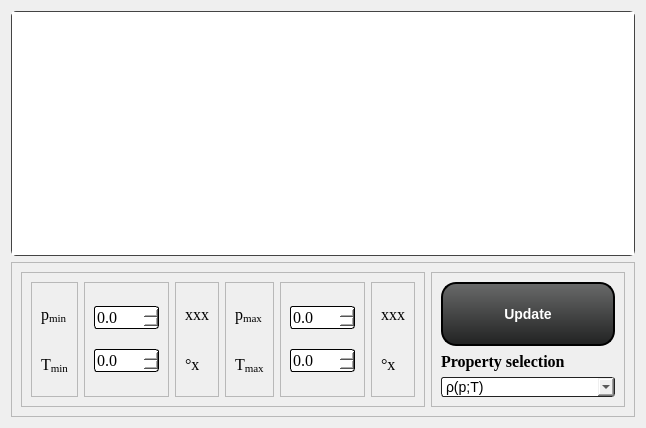
          <widget class="QWidget" name="pageDiagProps">
           <layout class="QVBoxLayout" name="verticalLayout_9">
            <item>
             <widget class="PlotWidget" name="graphicsView">
              <property name="sizePolicy">
               <sizepolicy hsizetype="Expanding" vsizetype="Expanding">
                <horstretch>0</horstretch>
                <verstretch>250</verstretch>
               </sizepolicy>
              </property>
              <property name="minimumSize">
               <size>
                <width>400</width>
                <height>245</height>
               </size>
              </property>
              <property name="styleSheet">
               <string notr="true">QGraphicsView {
    border: 1px solid #444;
	border-radius: 5px;	
}</string>
              </property>
              <property name="alignment">
               <set>Qt::AlignCenter</set>
              </property>
              <property name="resizeAnchor">
               <enum>QGraphicsView::NoAnchor</enum>
              </property>
             </widget>
            </item>
            <item>
             <widget class="QFrame" name="frame_94">
              <property name="frameShape">
               <enum>QFrame::StyledPanel</enum>
              </property>
              <property name="frameShadow">
               <enum>QFrame::Raised</enum>
              </property>
              <layout class="QHBoxLayout" name="horizontalLayout_25">
               <item>
                <widget class="QFrame" name="frame_81">
                 <property name="styleSheet">
                  <string notr="true">QDoubleSpinBox {
	border: 1px solid black;
	border-radius: 3px;
}</string>
                 </property>
                 <property name="frameShape">
                  <enum>QFrame::StyledPanel</enum>
                 </property>
                 <property name="frameShadow">
                  <enum>QFrame::Raised</enum>
                 </property>
                 <layout class="QHBoxLayout" name="horizontalLayout_22">
                  <item>
                   <widget class="QFrame" name="frame_82">
                    <property name="frameShape">
                     <enum>QFrame::StyledPanel</enum>
                    </property>
                    <property name="frameShadow">
                     <enum>QFrame::Raised</enum>
                    </property>
                    <layout class="QVBoxLayout" name="verticalLayout_68">
                     <item>
                      <widget class="QLabel" name="label_149">
                       <property name="font">
                        <font>
                         <family>Times New Roman</family>
                         <pointsize>12</pointsize>
                        </font>
                       </property>
                       <property name="text">
                        <string>&lt;html&gt;&lt;head/&gt;&lt;body&gt;&lt;p&gt;p&lt;span style=&quot; vertical-align:sub;&quot;&gt;min&lt;/span&gt;&lt;/p&gt;&lt;/body&gt;&lt;/html&gt;</string>
                       </property>
                      </widget>
                     </item>
                     <item>
                      <widget class="QLabel" name="label_150">
                       <property name="font">
                        <font>
                         <family>Times New Roman</family>
                         <pointsize>12</pointsize>
                        </font>
                       </property>
                       <property name="text">
                        <string>&lt;html&gt;&lt;head/&gt;&lt;body&gt;&lt;p&gt;T&lt;span style=&quot; vertical-align:sub;&quot;&gt;min&lt;/span&gt;&lt;/p&gt;&lt;/body&gt;&lt;/html&gt;</string>
                       </property>
                      </widget>
                     </item>
                    </layout>
                   </widget>
                  </item>
                  <item>
                   <widget class="QFrame" name="frame_83">
                    <property name="frameShape">
                     <enum>QFrame::StyledPanel</enum>
                    </property>
                    <property name="frameShadow">
                     <enum>QFrame::Raised</enum>
                    </property>
                    <layout class="QVBoxLayout" name="verticalLayout_69">
                     <item>
                      <widget class="QDoubleSpinBox" name="doubleSpinBox_minp">
                       <property name="font">
                        <font>
                         <family>Times New Roman</family>
                         <pointsize>12</pointsize>
                        </font>
                       </property>
                       <property name="styleSheet">
                        <string notr="true">background-color: rgb(255, 255, 255);</string>
                       </property>
                       <property name="decimals">
                        <number>1</number>
                       </property>
                       <property name="maximum">
                        <double>500.000000000000000</double>
                       </property>
                      </widget>
                     </item>
                     <item>
                      <widget class="QDoubleSpinBox" name="doubleSpinBox_minT">
                       <property name="font">
                        <font>
                         <family>Times New Roman</family>
                         <pointsize>12</pointsize>
                        </font>
                       </property>
                       <property name="styleSheet">
                        <string notr="true">background-color: rgb(255, 255, 255);</string>
                       </property>
                       <property name="decimals">
                        <number>1</number>
                       </property>
                       <property name="minimum">
                        <double>-300.000000000000000</double>
                       </property>
                       <property name="maximum">
                        <double>300.000000000000000</double>
                       </property>
                      </widget>
                     </item>
                    </layout>
                   </widget>
                  </item>
                  <item>
                   <widget class="QFrame" name="frame_84">
                    <property name="frameShape">
                     <enum>QFrame::StyledPanel</enum>
                    </property>
                    <property name="frameShadow">
                     <enum>QFrame::Raised</enum>
                    </property>
                    <layout class="QVBoxLayout" name="verticalLayout_70">
                     <item>
                      <widget class="QLabel" name="labelDiagramUnit_minp">
                       <property name="font">
                        <font>
                         <family>Times New Roman</family>
                         <pointsize>12</pointsize>
                        </font>
                       </property>
                       <property name="text">
                        <string>&lt;html&gt;&lt;head/&gt;&lt;body&gt;&lt;p&gt;xxx&lt;/p&gt;&lt;/body&gt;&lt;/html&gt;</string>
                       </property>
                      </widget>
                     </item>
                     <item>
                      <widget class="QLabel" name="labelDiagramUnit_minT">
                       <property name="font">
                        <font>
                         <family>Times New Roman</family>
                         <pointsize>12</pointsize>
                        </font>
                       </property>
                       <property name="text">
                        <string>&lt;html&gt;&lt;head/&gt;&lt;body&gt;&lt;p&gt;°x&lt;/p&gt;&lt;/body&gt;&lt;/html&gt;</string>
                       </property>
                      </widget>
                     </item>
                    </layout>
                   </widget>
                  </item>
                  <item>
                   <widget class="QFrame" name="frame_85">
                    <property name="frameShape">
                     <enum>QFrame::StyledPanel</enum>
                    </property>
                    <property name="frameShadow">
                     <enum>QFrame::Raised</enum>
                    </property>
                    <layout class="QVBoxLayout" name="verticalLayout_71">
                     <item>
                      <widget class="QLabel" name="label_152">
                       <property name="font">
                        <font>
                         <family>Times New Roman</family>
                         <pointsize>12</pointsize>
                        </font>
                       </property>
                       <property name="text">
                        <string>&lt;html&gt;&lt;head/&gt;&lt;body&gt;&lt;p&gt;p&lt;span style=&quot; vertical-align:sub;&quot;&gt;max&lt;/span&gt;&lt;/p&gt;&lt;/body&gt;&lt;/html&gt;</string>
                       </property>
                      </widget>
                     </item>
                     <item>
                      <widget class="QLabel" name="label_153">
                       <property name="font">
                        <font>
                         <family>Times New Roman</family>
                         <pointsize>12</pointsize>
                        </font>
                       </property>
                       <property name="text">
                        <string>&lt;html&gt;&lt;head/&gt;&lt;body&gt;&lt;p&gt;T&lt;span style=&quot; vertical-align:sub;&quot;&gt;max&lt;/span&gt;&lt;/p&gt;&lt;/body&gt;&lt;/html&gt;</string>
                       </property>
                      </widget>
                     </item>
                    </layout>
                   </widget>
                  </item>
                  <item>
                   <widget class="QFrame" name="frame_86">
                    <property name="frameShape">
                     <enum>QFrame::StyledPanel</enum>
                    </property>
                    <property name="frameShadow">
                     <enum>QFrame::Raised</enum>
                    </property>
                    <layout class="QVBoxLayout" name="verticalLayout_72">
                     <item>
                      <widget class="QDoubleSpinBox" name="doubleSpinBox_maxp">
                       <property name="font">
                        <font>
                         <family>Times New Roman</family>
                         <pointsize>12</pointsize>
                        </font>
                       </property>
                       <property name="styleSheet">
                        <string notr="true">background-color: rgb(255, 255, 255);</string>
                       </property>
                       <property name="decimals">
                        <number>1</number>
                       </property>
                       <property name="maximum">
                        <double>500.000000000000000</double>
                       </property>
                      </widget>
                     </item>
                     <item>
                      <widget class="QDoubleSpinBox" name="doubleSpinBox_maxT">
                       <property name="font">
                        <font>
                         <family>Times New Roman</family>
                         <pointsize>12</pointsize>
                        </font>
                       </property>
                       <property name="styleSheet">
                        <string notr="true">background-color: rgb(255, 255, 255);</string>
                       </property>
                       <property name="decimals">
                        <number>1</number>
                       </property>
                       <property name="minimum">
                        <double>-300.000000000000000</double>
                       </property>
                       <property name="maximum">
                        <double>300.000000000000000</double>
                       </property>
                      </widget>
                     </item>
                    </layout>
                   </widget>
                  </item>
                  <item>
                   <widget class="QFrame" name="frame_87">
                    <property name="frameShape">
                     <enum>QFrame::StyledPanel</enum>
                    </property>
                    <property name="frameShadow">
                     <enum>QFrame::Raised</enum>
                    </property>
                    <layout class="QVBoxLayout" name="verticalLayout_73">
                     <item>
                      <widget class="QLabel" name="labelDiagramUnit_maxp">
                       <property name="font">
                        <font>
                         <family>Times New Roman</family>
                         <pointsize>12</pointsize>
                        </font>
                       </property>
                       <property name="text">
                        <string>&lt;html&gt;&lt;head/&gt;&lt;body&gt;&lt;p&gt;xxx&lt;/p&gt;&lt;/body&gt;&lt;/html&gt;</string>
                       </property>
                      </widget>
                     </item>
                     <item>
                      <widget class="QLabel" name="labelDiagramUnit_maxT">
                       <property name="font">
                        <font>
                         <family>Times New Roman</family>
                         <pointsize>12</pointsize>
                        </font>
                       </property>
                       <property name="text">
                        <string>&lt;html&gt;&lt;head/&gt;&lt;body&gt;&lt;p&gt;°x&lt;/p&gt;&lt;/body&gt;&lt;/html&gt;</string>
                       </property>
                      </widget>
                     </item>
                    </layout>
                   </widget>
                  </item>
                 </layout>
                </widget>
               </item>
               <item>
                <widget class="QFrame" name="frame_93">
                 <property name="styleSheet">
                  <string notr="true"/>
                 </property>
                 <property name="frameShape">
                  <enum>QFrame::StyledPanel</enum>
                 </property>
                 <property name="frameShadow">
                  <enum>QFrame::Raised</enum>
                 </property>
                 <layout class="QVBoxLayout" name="verticalLayout">
                  <item>
                   <widget class="QPushButton" name="buttonUpdateDiagram">
                    <property name="sizePolicy">
                     <sizepolicy hsizetype="Fixed" vsizetype="Fixed">
                      <horstretch>0</horstretch>
                      <verstretch>0</verstretch>
                     </sizepolicy>
                    </property>
                    <property name="minimumSize">
                     <size>
                      <width>174</width>
                      <height>64</height>
                     </size>
                    </property>
                    <property name="styleSheet">
                     <string notr="true">QPushButton{
	border: 2px solid black;
	border-radius: 15px;
    background: QLinearGradient(x1: 0, y1: 0, x2: 0, y2: 1, stop: 0 #696a6a, stop: 1 #212222);
	font-weight: bold; 
	font-size: 14px;
	color: white;
	min-width: 170px;
	min-height: 60px;
}

QPushButton:hover{
	background: QLinearGradient(x1: 0, y1: 0, x2: 0, y2: 1, stop: 0 #03cb08, stop: 1 #015803);
}

QPushButton:pressed{	
	background: QLinearGradient(x1: 0, y1: 0, x2: 0, y2: 1, stop: 0 #20ff25, stop: 1 #10a613);
}</string>
                    </property>
                    <property name="text">
                     <string>Update</string>
                    </property>
                    <property name="icon">
                     <iconset resource="resMainWindow.qrc">
                      <normaloff>:/images/images/run_quadIcon.png</normaloff>:/images/images/run_quadIcon.png</iconset>
                    </property>
                    <property name="iconSize">
                     <size>
                      <width>60</width>
                      <height>60</height>
                     </size>
                    </property>
                   </widget>
                  </item>
                  <item>
                   <widget class="QLabel" name="label_22">
                    <property name="font">
                     <font>
                      <family>Times New Roman</family>
                      <pointsize>12</pointsize>
                      <weight>75</weight>
                      <bold>true</bold>
                     </font>
                    </property>
                    <property name="text">
                     <string>Property selection</string>
                    </property>
                   </widget>
                  </item>
                  <item>
                   <widget class="QComboBox" name="comboBoxDiagramsProps">
                    <property name="maximumSize">
                     <size>
                      <width>200</width>
                      <height>16777215</height>
                     </size>
                    </property>
                    <property name="styleSheet">
                     <string notr="true">QComboBox
{   
    border: 1px solid #222;
    border-radius: 3;
   font-size: 14px;
}

QComboBox::drop-down
{
     color: white;     
 }

QComboBox QAbstractItemView
{
    border: 1px solid #222;
    color: black;
    selection-background-color: QLinearGradient(x1: 0, y1: 0, x2: 0, y2: 1, stop: 0 #696a6a, stop: 1 #212222);
}</string>
                    </property>
                    <item>
                     <property name="text">
                      <string>ρ(p;T)</string>
                     </property>
                    </item>
                    <item>
                     <property name="text">
                      <string>Z(p;T)</string>
                     </property>
                    </item>
                    <item>
                     <property name="text">
                      <string>K(p;T)</string>
                     </property>
                    </item>
                    <item>
                     <property name="text">
                      <string>cp(p;T)</string>
                     </property>
                    </item>
                    <item>
                     <property name="text">
                      <string>cv(p;T)</string>
                     </property>
                    </item>
                    <item>
                     <property name="text">
                      <string>w(p;T)</string>
                     </property>
                    </item>
                    <item>
                     <property name="text">
                      <string>µ(p;T)</string>
                     </property>
                    </item>
                    <item>
                     <property name="text">
                      <string>k(p;T)</string>
                     </property>
                    </item>
                   </widget>
                  </item>
                 </layout>
                </widget>
               </item>
              </layout>
             </widget>
            </item>
           </layout>
          </widget>
